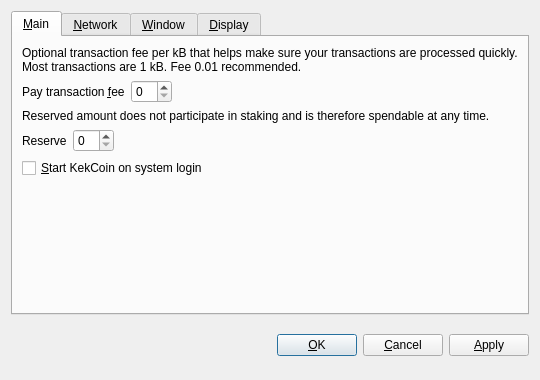
<?xml version="1.0" encoding="UTF-8"?>
<ui version="4.0">
 <class>OptionsDialog</class>
 <widget class="QDialog" name="OptionsDialog">
  <property name="geometry">
   <rect>
    <x>0</x>
    <y>0</y>
    <width>540</width>
    <height>380</height>
   </rect>
  </property>
  <property name="windowTitle">
   <string>Options</string>
  </property>
  <property name="modal">
   <bool>true</bool>
  </property>
  <layout class="QVBoxLayout" name="verticalLayout">
   <item>
    <widget class="QTabWidget" name="tabWidget">
     <property name="tabPosition">
      <enum>QTabWidget::North</enum>
     </property>
     <property name="currentIndex">
      <number>0</number>
     </property>
     <widget class="QWidget" name="tabMain">
      <attribute name="title">
       <string>&amp;Main</string>
      </attribute>
      <layout class="QVBoxLayout" name="verticalLayout_Main">
       <item>
        <widget class="QLabel" name="transactionFeeInfoLabel">
         <property name="text">
          <string>Optional transaction fee per kB that helps make sure your transactions are processed quickly. Most transactions are 1 kB. Fee 0.01 recommended.</string>
         </property>
         <property name="textFormat">
          <enum>Qt::PlainText</enum>
         </property>
         <property name="wordWrap">
          <bool>true</bool>
         </property>
        </widget>
       </item>
       <item>
        <layout class="QHBoxLayout" name="horizontalLayoutFee">
         <item>
          <widget class="QLabel" name="transactionFeeLabel">
           <property name="text">
            <string>Pay transaction &amp;fee</string>
           </property>
           <property name="textFormat">
            <enum>Qt::PlainText</enum>
           </property>
           <property name="buddy">
            <cstring>transactionFee</cstring>
           </property>
          </widget>
         </item>
         <item>
          <widget class="BitcoinAmountField" name="transactionFee"/>
         </item>
         <item>
          <spacer name="horizontalSpacerFee">
           <property name="orientation">
            <enum>Qt::Horizontal</enum>
           </property>
           <property name="sizeHint" stdset="0">
            <size>
             <width>40</width>
             <height>20</height>
            </size>
           </property>
          </spacer>
         </item>
        </layout>
       </item>
       <item>
        <widget class="QLabel" name="reserveBalanceInfoLabel">
         <property name="text">
          <string>Reserved amount does not participate in staking and is therefore spendable at any time.</string>
         </property>
         <property name="textFormat">
          <enum>Qt::PlainText</enum>
         </property>
         <property name="wordWrap">
          <bool>true</bool>
         </property>
        </widget>
       </item>
       <item>
        <layout class="QHBoxLayout" name="horizontalLayoutReserveBalance">
         <item>
          <widget class="QLabel" name="reserveBalanceLabel">
           <property name="text">
            <string>Reserve</string>
           </property>
           <property name="textFormat">
            <enum>Qt::PlainText</enum>
           </property>
           <property name="buddy">
            <cstring>reserveBalance</cstring>
           </property>
          </widget>
         </item>
         <item>
          <widget class="BitcoinAmountField" name="reserveBalance"/>
         </item>
         <item>
          <spacer name="horizontalSpacerReserveBalance">
           <property name="orientation">
            <enum>Qt::Horizontal</enum>
           </property>
           <property name="sizeHint" stdset="0">
            <size>
             <width>40</width>
             <height>20</height>
            </size>
           </property>
          </spacer>
         </item>
        </layout>
       </item>
       <item>
        <widget class="QCheckBox" name="bitcoinAtStartup">
         <property name="toolTip">
          <string>Automatically start KekCoin after logging in to the system.</string>
         </property>
         <property name="text">
          <string>&amp;Start KekCoin on system login</string>
         </property>
        </widget>
       </item>
       <item>
        <spacer name="verticalSpacer_Main">
         <property name="orientation">
          <enum>Qt::Vertical</enum>
         </property>
         <property name="sizeHint" stdset="0">
          <size>
           <width>20</width>
           <height>40</height>
          </size>
         </property>
        </spacer>
       </item>
      </layout>
     </widget>
     <widget class="QWidget" name="tabNetwork">
      <attribute name="title">
       <string>&amp;Network</string>
      </attribute>
      <layout class="QVBoxLayout" name="verticalLayout_Network">
       <item>
        <widget class="QCheckBox" name="mapPortUpnp">
         <property name="toolTip">
          <string>Automatically open the KekCoin client port on the router. This only works when your router supports UPnP and it is enabled.</string>
         </property>
         <property name="text">
          <string>Map port using &amp;UPnP</string>
         </property>
        </widget>
       </item>
       <item>
        <widget class="QCheckBox" name="connectSocks">
         <property name="toolTip">
          <string>Connect to the KekCoin network through a SOCKS5 proxy (e.g. when connecting through Tor).</string>
         </property>
         <property name="text">
          <string>&amp;Connect through SOCKS5 proxy:</string>
         </property>
        </widget>
       </item>
       <item>
        <layout class="QHBoxLayout" name="horizontalLayout_Network">
         <item>
          <widget class="QLabel" name="proxyIpLabel">
           <property name="text">
            <string>Proxy &amp;IP:</string>
           </property>
           <property name="textFormat">
            <enum>Qt::PlainText</enum>
           </property>
           <property name="buddy">
            <cstring>proxyIp</cstring>
           </property>
          </widget>
         </item>
         <item>
          <widget class="QValidatedLineEdit" name="proxyIp">
           <property name="maximumSize">
            <size>
             <width>140</width>
             <height>16777215</height>
            </size>
           </property>
           <property name="toolTip">
            <string>IP address of the proxy (e.g. 127.0.0.1)</string>
           </property>
          </widget>
         </item>
         <item>
          <widget class="QLabel" name="proxyPortLabel">
           <property name="text">
            <string>&amp;Port:</string>
           </property>
           <property name="textFormat">
            <enum>Qt::PlainText</enum>
           </property>
           <property name="buddy">
            <cstring>proxyPort</cstring>
           </property>
          </widget>
         </item>
         <item>
          <widget class="QLineEdit" name="proxyPort">
           <property name="maximumSize">
            <size>
             <width>55</width>
             <height>16777215</height>
            </size>
           </property>
           <property name="toolTip">
            <string>Port of the proxy (e.g. 9050)</string>
           </property>
          </widget>
         </item>
         <item>
          <spacer name="horizontalSpacer_Network">
           <property name="orientation">
            <enum>Qt::Horizontal</enum>
           </property>
           <property name="sizeHint" stdset="0">
            <size>
             <width>40</width>
             <height>20</height>
            </size>
           </property>
          </spacer>
         </item>
        </layout>
       </item>
       <item>
        <spacer name="verticalSpacer_Network">
         <property name="orientation">
          <enum>Qt::Vertical</enum>
         </property>
         <property name="sizeHint" stdset="0">
          <size>
           <width>20</width>
           <height>40</height>
          </size>
         </property>
        </spacer>
       </item>
      </layout>
     </widget>
     <widget class="QWidget" name="tabWindow">
      <attribute name="title">
       <string>&amp;Window</string>
      </attribute>
      <layout class="QVBoxLayout" name="verticalLayout_Window">
       <item>
        <widget class="QCheckBox" name="minimizeToTray">
         <property name="toolTip">
          <string>Show only a tray icon after minimizing the window.</string>
         </property>
         <property name="text">
          <string>&amp;Minimize to the tray instead of the taskbar</string>
         </property>
        </widget>
       </item>
       <item>
        <widget class="QCheckBox" name="minimizeOnClose">
         <property name="toolTip">
          <string>Minimize instead of exit the application when the window is closed. When this option is enabled, the application will be closed only after selecting Quit in the menu.</string>
         </property>
         <property name="text">
          <string>M&amp;inimize on close</string>
         </property>
        </widget>
       </item>
       <item>
        <spacer name="verticalSpacer_Window">
         <property name="orientation">
          <enum>Qt::Vertical</enum>
         </property>
         <property name="sizeHint" stdset="0">
          <size>
           <width>20</width>
           <height>40</height>
          </size>
         </property>
        </spacer>
       </item>
      </layout>
     </widget>
     <widget class="QWidget" name="tabDisplay">
      <attribute name="title">
       <string>&amp;Display</string>
      </attribute>
      <layout class="QVBoxLayout" name="verticalLayout_Display">
       <item>
        <layout class="QHBoxLayout" name="horizontalLayout_1_Display">
         <item>
          <widget class="QLabel" name="langLabel">
           <property name="text">
            <string>User Interface &amp;language:</string>
           </property>
           <property name="textFormat">
            <enum>Qt::PlainText</enum>
           </property>
           <property name="buddy">
            <cstring>lang</cstring>
           </property>
          </widget>
         </item>
         <item>
          <widget class="QValueComboBox" name="lang">
           <property name="toolTip">
            <string>The user interface language can be set here. This setting will take effect after restarting KekCoin.</string>
           </property>
          </widget>
         </item>
        </layout>
       </item>
       <item>
        <layout class="QHBoxLayout" name="horizontalLayout_2_Display">
         <item>
          <widget class="QLabel" name="unitLabel">
           <property name="text">
            <string>&amp;Unit to show amounts in:</string>
           </property>
           <property name="textFormat">
            <enum>Qt::PlainText</enum>
           </property>
           <property name="buddy">
            <cstring>unit</cstring>
           </property>
          </widget>
         </item>
         <item>
          <widget class="QValueComboBox" name="unit">
           <property name="toolTip">
            <string>Choose the default subdivision unit to show in the interface and when sending coins.</string>
           </property>
          </widget>
         </item>
        </layout>
       </item>
       <item>
        <widget class="QCheckBox" name="coinControlFeatures">
         <property name="toolTip">
          <string>Whether to show coin control features or not.</string>
         </property>
         <property name="text">
          <string>Display coin &amp;control features (experts only!)</string>
         </property>
        </widget>
       </item>
       <item>
        <widget class="QCheckBox" name="useBlackTheme">
         <property name="text">
          <string>Use black visual theme (requires restart)</string>
         </property>
        </widget>
       </item>
       <item>
        <spacer name="verticalSpacer_Display">
         <property name="orientation">
          <enum>Qt::Vertical</enum>
         </property>
         <property name="sizeHint" stdset="0">
          <size>
           <width>20</width>
           <height>40</height>
          </size>
         </property>
        </spacer>
       </item>
      </layout>
     </widget>
    </widget>
   </item>
   <item>
    <layout class="QHBoxLayout" name="horizontalLayout_Buttons">
     <item>
      <spacer name="horizontalSpacer_1">
       <property name="orientation">
        <enum>Qt::Horizontal</enum>
       </property>
       <property name="sizeHint" stdset="0">
        <size>
         <width>40</width>
         <height>48</height>
        </size>
       </property>
      </spacer>
     </item>
     <item>
      <widget class="QLabel" name="statusLabel">
       <property name="font">
        <font>
         <weight>75</weight>
         <bold>true</bold>
        </font>
       </property>
       <property name="text">
        <string/>
       </property>
       <property name="textFormat">
        <enum>Qt::PlainText</enum>
       </property>
       <property name="wordWrap">
        <bool>true</bool>
       </property>
      </widget>
     </item>
     <item>
      <spacer name="horizontalSpacer_2">
       <property name="orientation">
        <enum>Qt::Horizontal</enum>
       </property>
       <property name="sizeHint" stdset="0">
        <size>
         <width>40</width>
         <height>48</height>
        </size>
       </property>
      </spacer>
     </item>
     <item>
      <widget class="QPushButton" name="okButton">
       <property name="text">
        <string>&amp;OK</string>
       </property>
      </widget>
     </item>
     <item>
      <widget class="QPushButton" name="cancelButton">
       <property name="text">
        <string>&amp;Cancel</string>
       </property>
       <property name="autoDefault">
        <bool>false</bool>
       </property>
      </widget>
     </item>
     <item>
      <widget class="QPushButton" name="applyButton">
       <property name="text">
        <string>&amp;Apply</string>
       </property>
       <property name="autoDefault">
        <bool>false</bool>
       </property>
      </widget>
     </item>
    </layout>
   </item>
  </layout>
 </widget>
 <customwidgets>
  <customwidget>
   <class>BitcoinAmountField</class>
   <extends>QSpinBox</extends>
   <header>bitcoinamountfield.h</header>
  </customwidget>
  <customwidget>
   <class>QValueComboBox</class>
   <extends>QComboBox</extends>
   <header>qvaluecombobox.h</header>
  </customwidget>
  <customwidget>
   <class>QValidatedLineEdit</class>
   <extends>QLineEdit</extends>
   <header>qvalidatedlineedit.h</header>
  </customwidget>
 </customwidgets>
 <resources/>
 <connections/>
</ui>
